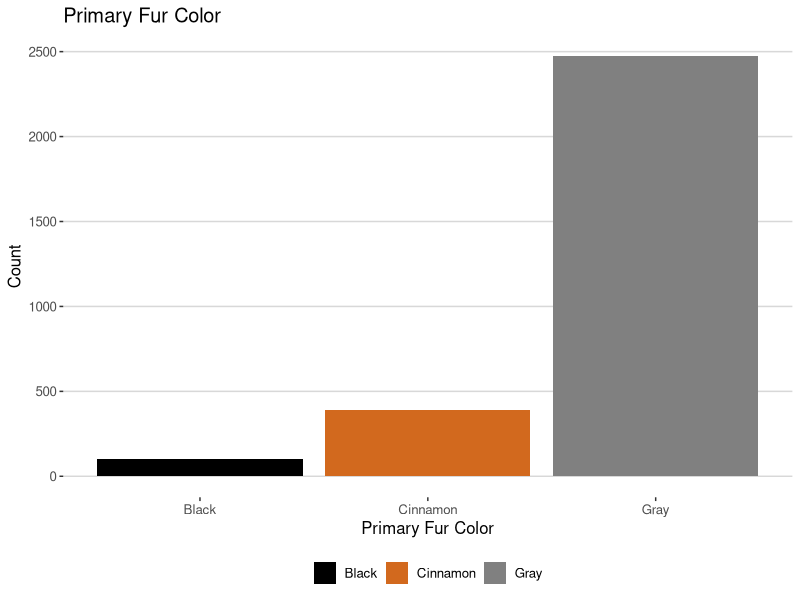
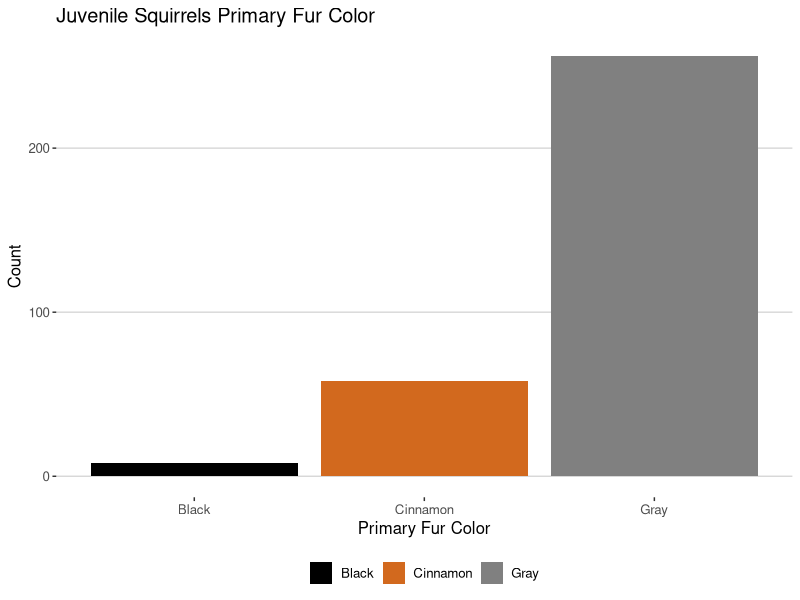
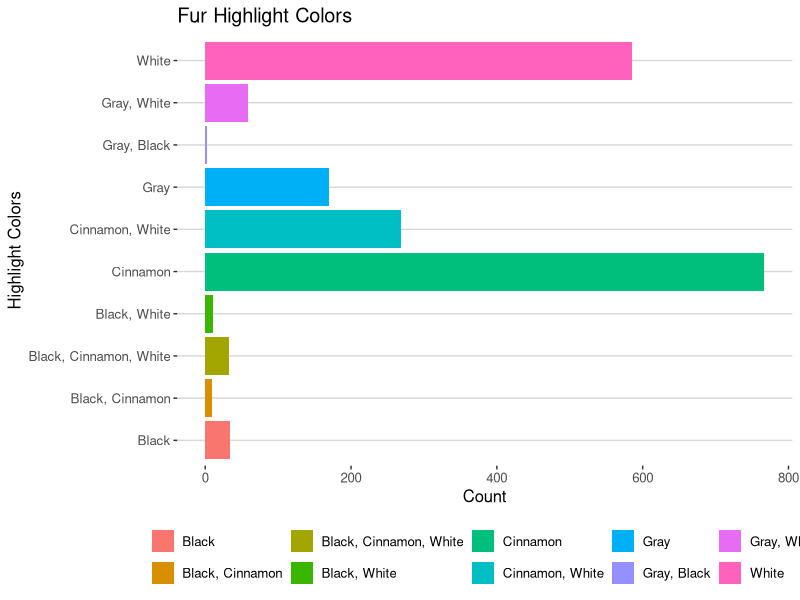
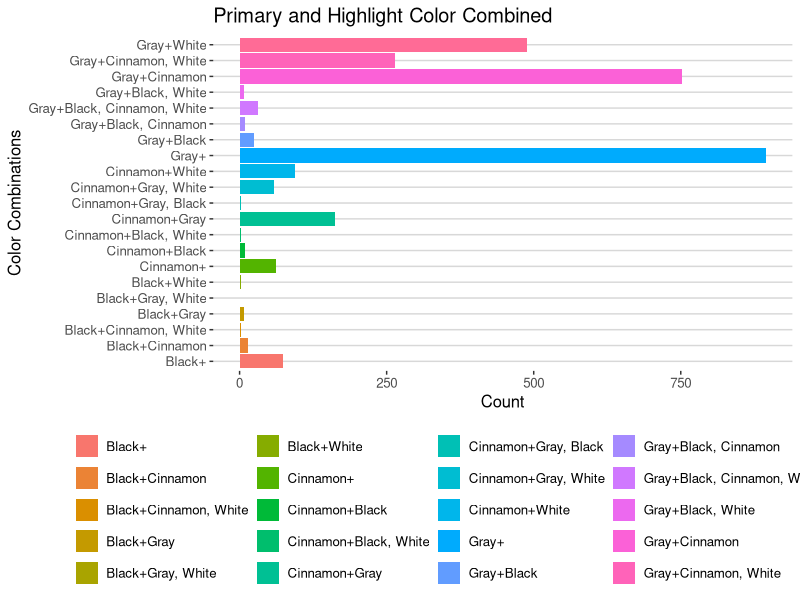
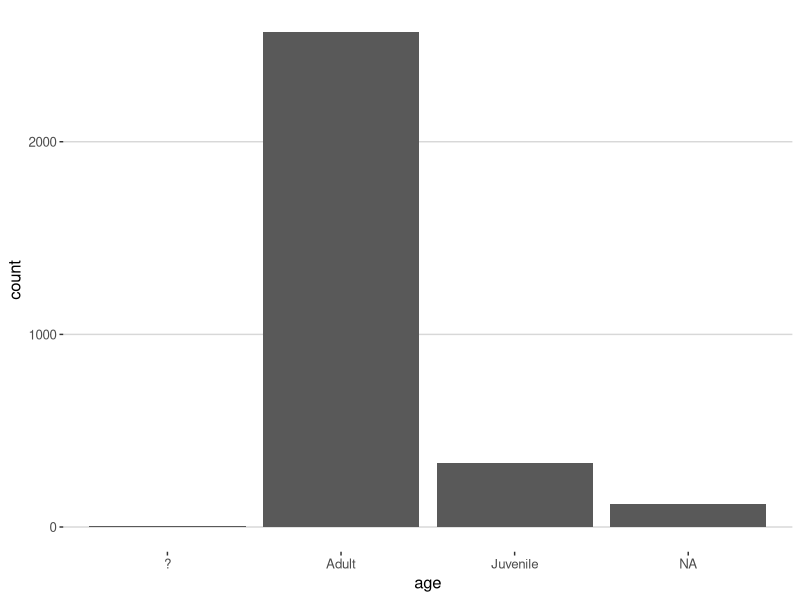

Recreate these plots in R, in order. (Note: this script raises an error after producing the figures.)
#########################################################
# idea from:
  # https://www.springboard.com/blog/15-fun-datasets-to-analyze/

# Data Analysis
# New York City Squirrel Census
# 
# Yep, you read that right. A native New Yorker data enthusiast and
# over 300 volunteers counted and observed the squirrels living in 
# the city—all to gather an immense amount of data that can be found here. 
# 
# A skill within data analysis involves asking the right questions, 
# and this dataset can be a great tool to study and come up with questions 
# that can be answered with this squirrel census. 
# Some might include their most frequented bodega trash cans, 
# most popular coat patterns, or where they summer.

#########################################################

library(readr)
library(dplyr)
library(lubridate) # to use function month
library(ggplot2)
library(ggthemes)

##### 1) load the dataset
nyc_squirrels <- read.csv('nyc_squirrels.csv')

##### 2) check str, stats, NAs, data types...
str(nyc_squirrels)

# 'data.frame':	3023 obs. of  36 variables:
# $ long                                      : num  -74 -74 -74 -74 -74 ...
# $ lat                                       : num  40.8 40.8 40.8 40.8 40.8 ...
# $ unique_squirrel_id                        : Factor w/ 3018 levels "10A-AM-1006-01",..: 1913 1903 1298 2566 2046 1644 2678 1747 2707 1531 ...
# $ hectare                                   : Factor w/ 339 levels "01A","01B","01C",..: 292 291 14 40 306 258 52 271 56 246 ...
# $ shift                                     : Factor w/ 2 levels "AM","PM": 2 2 1 2 1 1 2 2 1 2 ...
# $ date                                      : int  CHANGE DATA TYPE
# $ hectare_squirrel_number                   : int  3 3 3 5 1 2 2 3 9 14 ...
# $ age                                       : Factor w/ 3 levels "?","Adult","Juvenile": CHECK FOR NAs, UNIFY "?" AND NAs
# $ primary_fur_color                         : Factor w/ 3 levels "Black","Cinnamon",..: NA 3 2 3 NA 3 3 3 3 3 ...
# $ highlight_fur_color                       : Factor w/ 10 levels "Black","Black, Cinnamon",..: NA 5 NA NA NA 5 NA 5 NA NA ...
# $ combination_of_primary_and_highlight_color: Factor w/ 22 levels "+","Black+","Black+Cinnamon",..: 1 20 8 15 1 20 15 20 15 15 ...
# $ color_notes                               : Factor w/ 135 levels "!!!","\"Brown\" written in as Primary",..: NA NA NA NA NA NA NA NA NA 89 ...
# $ location                                  : Factor w/ 2 levels "Above Ground",..: NA 2 1 1 1 2 2 2 2 NA ...
# $ above_ground_sighter_measurement          : Factor w/ 41 levels "0","1","10","100",..: NA 41 26 21 NA 41 41 41 41 NA ...
# $ specific_location                         : Factor w/ 304 levels "\"FIELD\"","(white oak)",..: NA NA NA NA NA NA NA NA NA NA ...
# $ running                                   : logi  FALSE TRUE FALSE FALSE FALSE FALSE ...
# $ chasing                                   : logi  FALSE FALSE FALSE FALSE FALSE FALSE ...
# $ climbing                                  : logi  FALSE FALSE TRUE TRUE FALSE FALSE ...
# $ eating                                    : logi  FALSE FALSE FALSE FALSE FALSE FALSE ...
# $ foraging                                  : logi  FALSE FALSE FALSE FALSE FALSE FALSE ...
# $ other_activities                          : Factor w/ 307 levels "#7 & #8 chased each other up diff tree",..: NA NA NA NA 286 307 NA NA NA NA ...
# $ kuks                                      : logi  FALSE FALSE FALSE FALSE TRUE FALSE ...
# $ quaas                                     : logi  FALSE FALSE FALSE FALSE FALSE FALSE ...
# $ moans                                     : logi  FALSE FALSE FALSE FALSE FALSE FALSE ...
# $ tail_flags                                : logi  FALSE FALSE FALSE FALSE FALSE FALSE ...
# $ tail_twitches                             : logi  FALSE FALSE FALSE FALSE FALSE FALSE ...
# $ approaches                                : logi  FALSE FALSE FALSE FALSE FALSE FALSE ...
# $ indifferent                               : logi  FALSE FALSE TRUE FALSE FALSE FALSE ...
# $ runs_from                                 : logi  FALSE TRUE FALSE TRUE FALSE FALSE ...
# $ other_interactions                        : Factor w/ 197 levels "(me)","acknowledged",..: NA 111 NA NA NA NA NA NA NA NA ...
# $ lat_long                                  : Factor w/ 3023 levels "POINT (-73.9497217674555 40.796517007214)",..: 293 401 2697 2554 656 350 2114 765 2728 701 ...
# $ zip_codes                                 : int  NA NA NA NA NA NA NA NA NA NA ...
# $ community_districts                       : int  19 19 19 19 19 19 19 19 19 19 ...
# $ borough_boundaries                        : int  4 4 4 4 4 4 4 4 4 4 ...
# $ city_council_districts                    : int  19 19 19 19 19 19 19 19 19 19 ...
# $ police_precincts                          : int  13 13 13 13 13 13 13 13 13 13 ...

########## This dataset contains data that could be separated in 4 subsets based on category:
########## location, features, behavior and time. I will base my analysis on these 4 categories of information. 
########## XXXXXXXXXXXXXXXXXXXXXXXXXXXXXXX

########## from str(nyc_squirrels):
########## At first sight, I find that I need to change nyc_squirrels$date's data type from integer to date

### change nyc_squirrels$date data type to character
nyc_squirrels$date <- as.character(nyc_squirrels$date)

### define function add_slash: takes the date in format: "10142018" (class Character)
### and returns it in format: "10/14/2018" (class Character) 
add_slash <- function(x){
  day <- substr(x, 3, 4)
  month <- substr(x, 1, 2)
  year <- substr(x, 5, 8)
  
  return <- paste(month, day, year, sep="/")
}
### change each date value with apply add_slash
new_date <- apply(nyc_squirrels[,6,drop=F], 1, add_slash)  # >>> nyc_squirrels[,6,drop=F] >>> here 'drop=F' prevents R from changing the dimensions of the object
nyc_squirrels$date <- new_date

### finally, change data type from 'Character' to 'Date'
nyc_squirrels$date <- as.Date(nyc_squirrels$date, "%m/%d/%Y")
# class(nyc_squirrels$date) # "Date"

########## For nyc_squirrels$age, I need to unify formats, "?" + NAs = NAs
class(nyc_squirrels$age) # factor, Levels: ? Adult Juvenile
summary(nyc_squirrels$age)
#        ?    Adult Juvenile     NA's 
#        4     2568      330      121 

### First I tried this line, it will change '?' to NA, but it doesn't change the factor's level
# nyc_squirrels[nyc_squirrels$age == "?" ] <- NA

### So, I need to change the factor level from "?" to NA
levels(nyc_squirrels$age)[levels(nyc_squirrels$age) == '?'] <- NA
summary(nyc_squirrels$age)
#    Adult Juvenile     NA's 
#     2568      330      125 


### find which columns have NA values, and count them
na_totals <- colSums(is.na(nyc_squirrels))  # I could also use: sapply(nyc_squirrels, function(x) sum(is.na(x)))
index <- na_totals != 0
cols_w_na <- na_totals[index]
cols_w_na
# age                primary_fur_color              highlight_fur_color 
# 125                               55                             1086 
# color_notes                         location above_ground_sighter_measurement 
# 2841                               64                              114 
# specific_location                 other_activities               other_interactions 
# 2547                             2586                             2783 
# zip_codes 
# 3014 

########## highlight_fur_color has many NAs but it's informative, I'll keep it.

########## I see that there are a few columns that have very little information:
########## I choose to keep the ones related to location and behavior because they may still be useful:
# nyc_squirrels$other_activities
# nyc_squirrels$other_interactions
# nyc_squirrels$specific_location

########## I drop 'color_notes' (it's not of much use) and 'zip_codes' (it has only 9 non-NA values):
# nyc_squirrels$color_notes 
# nyc_squirrels$zip_codes
nyc_squirrels <- select(nyc_squirrels, -c(color_notes, zip_codes)) # column names without ""!

########## I order to analize the squirrels behavior vs time of year, I chose to create 4 bins 
########## corresponding to the 4 seasons.
########## Using climate data for New York City from:
########## https://en.wikipedia.org/wiki/New_York_City#Climate
########## I assigned the different months to seasons using average high and average low temps as follows:
##########  1  2  3  4  5  6  7  8  9  10  11  12
##########  w  w  w  g  g  s  s  s  f  f   f   w

season <- case_when(month(nyc_squirrels$date) == 1 ~ 'Winter',
                    month(nyc_squirrels$date) == 2 ~ 'Winter',
                    month(nyc_squirrels$date) == 3 ~ 'Winter',
                    month(nyc_squirrels$date) == 4 ~ 'Spring',
                    month(nyc_squirrels$date) == 5 ~ 'Spring',
                    month(nyc_squirrels$date) == 6 ~ 'Summer',
                    month(nyc_squirrels$date) == 7 ~ 'Summer',
                    month(nyc_squirrels$date) == 8 ~ 'Summer',
                    month(nyc_squirrels$date) == 9 ~ 'Fall',
                    month(nyc_squirrels$date) == 10 ~ 'Fall',
                    month(nyc_squirrels$date) == 11 ~ 'Fall',
                    month(nyc_squirrels$date) == 12 ~ 'Winter')

nyc_squirrels$season <- season   # Now I have one more column

########## 
########## With that I would complete the data wrangling step of my analysis.
########## 

########## Now I'll start answering some questions:

# features:
#   1.# what coat + highlight is the most frequent? what species is that?
#   2.# is there a correlation between age and fur color sighted? what color are the juvenile squirrels?
#   3.# for color and location >>> is it correlated? i.e., are cinnamon squirrels more
#     # frequently seen in the park and grey squirrels in the city or viceversa or
#     # is it unrelated? >>> that would mean different behaviors would be associated
#     # with the species
#   4.# fur color vs behavior >>> heatmap
#   5.# age vs behavior >>> heatmap


########## #   1.# what coat + highlight is the most frequent? what species is that?

### First, I create a subdf called features_df:
features_df <- subset(nyc_squirrels, select=c('age', 
                                              'primary_fur_color', 
                                              'highlight_fur_color', 
                                              'combination_of_primary_and_highlight_color'))

### Then, check for missing data:
missing_feat <- is.na(features_df)
summary(missing_feat)
# age          primary_fur_color highlight_fur_color combination_of_primary_and_highlight_color
# Mode :logical   Mode :logical     Mode :logical       Mode :logical                             
# FALSE:2898      FALSE:2968        FALSE:1937          FALSE:3023                                
# TRUE :125       TRUE :55          TRUE :1086

# There are 55 NA values in "primary_fur_color", but none in "combination_of_primary_and_highlight_color"
# why is that? what color is takes as default?

prim_color_na <- which(is.na(features_df$primary_fur_color))  # indexes of NA values for primary_fur_color

default_colors <- features_df$combination_of_primary_and_highlight_color[prim_color_na]
summary(default_colors)
# There is no "default color", for the combination_of_primary_and_highlight_color column, 
# when data was not available, instead of NA there is a '+':
prim_color_na_df <- features_df %>% filter((is.na(features_df$primary_fur_color)))

# ##### the next 2 lines don't work, WHY???
# nyc_squirrels[nyc_squirrels$combination_of_primary_and_highlight_color == "+" ] <- NA
# features_df[features_df$combination_of_primary_and_highlight_color == "+" ] <- NA

########## #   BACK TO: 1.# what coat + highlight is the most frequent? what species is that?

### 2. Descriptive Statistics
summary(features_df)
# age         primary_fur_color     highlight_fur_color     combination_of_primary_and_highlight_color
# Adult   :2568   Black   : 103     Cinnamon       : 767     Gray+               :895                  
# Juvenile: 330   Cinnamon: 392     White          : 585     Gray+Cinnamon       :752                  
# NA's    : 125   Gray    :2473     Cinnamon, White: 268     Gray+White          :489                  
#                 NA's    :  55     Gray           : 170     Gray+Cinnamon, White:265                  
#                                   Gray, White    :  59     Cinnamon+Gray       :162                  
#                                   (Other)        :  88     Cinnamon+White      : 94                  
#                                   NA's           :1086     (Other)             :366 

# Gray is the most frequent fur color. To see this more clearly, let's make a plot:

##### drop NA values from features_df$primary_fur_color:
features_df_fur <- features_df %>% filter(!is.na(primary_fur_color))
### plot primary_fur_color frequencies
p <- ggplot(data=features_df_fur, aes(x=primary_fur_color, fill=primary_fur_color)) + 
  geom_bar() + 
  scale_fill_manual(values=c("#000000", "#D2691E", "#808080")) + 
  labs(x="Primary Fur Color", y="Count") +
  ggtitle("Primary Fur Color") +
  theme(legend.title = element_blank()) +
  theme(legend.position="none") +  # is this line working? I don't think so...
  theme_hc()

p

# black=#000000
# cinnamon=#D2691E
# gray=#808080

# from:
# https://www.nycgovparks.org/programs/rangers/wildlife-management/squirrels
# The majority of squirrels in New York City are eastern grey squirrels.
# Even the darker grey or black or brown-rusty colored squirrels are all eastern grey squirrels! 
# Squirrels are mostly active during the daytime.

########## 2
#   2.# what color are the juvenile squirrels? is there a correlation between age and fur color sighted? 

# extract data for young squirrels
young <- features_df %>% filter(age == 'Juvenile')
# drop NAs
young <- young %>% filter(!is.na(primary_fur_color))
### plot primary_fur_color frequencies
p <- ggplot(data=young, aes(x=primary_fur_color, fill=primary_fur_color)) + 
  geom_bar() + 
  scale_fill_manual(values=c("#000000", "#D2691E", "#808080")) + 
  labs(x="Primary Fur Color", y="Count") +
  ggtitle("Juvenile Squirrels Primary Fur Color") +
  theme(legend.title = element_blank()) +
  theme(legend.position="none") +  # is this line working? I don't think so...
  theme_hc()

p
summary(features_df_fur$primary_fur_color)
# Black Cinnamon     Gray 
# 103      392     2473 

summary(young$primary_fur_color)
# Black Cinnamon     Gray 
# 8       58      256 

# 8/322
# 58/322
# 256/322
# 
# 103/2968
# 398/2968
# 2473/2968

# The color frequencies for young squirrels is very similar to the overall group
# plot adults? should I include this or should I remove #2 completely? it doesn't add anything...

########## let's have a look at the highlights:
### remove NAs
features_df_fur_h <- features_df %>% filter(!is.na(highlight_fur_color))

p <- ggplot(data=features_df_fur_h, aes(x=highlight_fur_color, fill=highlight_fur_color)) + 
  geom_bar() + 
  labs(x="Highlight Colors", y="Count") +
  ggtitle("Fur Highlight Colors") +
  theme(legend.title = element_blank()) +
  coord_flip() +
  theme_hc()

p
# OK! Now I have an interesting plot! But I need to rename a few things, otherwise all labels
# in it will look too confusing >>> NEEDS MORE WORK!


########## and what about the combinations? let's take a look:
p <- ggplot(data=features_df_fur, aes(x=combination_of_primary_and_highlight_color,
                                      fill=combination_of_primary_and_highlight_color)) + 
  geom_bar() + 
  labs(x="Color Combinations", y="Count") +
  ggtitle("Primary and Highlight Color Combined") +
  theme(legend.title = element_blank()) +
  theme(legend.position="none") +  # is this line working? I don't think so...
  coord_flip() +
  theme_hc()

p
# OK! Now I have an interesting plot! But I need to rename a few things, otherwise all labels
# in it will look too confusing >>> NEEDS MORE WORK!

###### for the colors "Black+Gray, White" there's no bar in the plot
###### I want to see how many have those colors (or if there's a mistake)
which(features_df$combination_of_primary_and_highlight_color == 'Black+Gray, White')
# out: 1345  >>> index of the row I'm looking for, there's only 1!

features_df[1345,]   # no issues here, it's just 1 squirrel
#         age      primary_fur_color    highlight_fur_color   combination_of_primary_and_highlight_color
# 1345 Juvenile             Black         Gray, White           Black+Gray, White
                        
which(features_df$combination_of_primary_and_highlight_color == 'Cinnamon+Black, White')
# out: 1198 2761 2801   # only 3 squirrels in this case




### 3. age
summary(features_df$age)
# Adult Juvenile     NA's 
#     2568      330      125
# I see that 84% of sighted squirrels where adults and only 10% where juvenile

# create bar plot to show age frequencies:
p <- ggplot(data=features_df, aes(x=age)) +
  geom_bar() +
  theme_hc()

p




########## 

#   3.# for color and location >>> is it correlated? i.e., are cinnamon squirrels more
#     # frequently seen in the park and grey squirrels in the city or viceversa or
#     # is it unrelated? >>> that would mean different behaviors would be associated
#     # with the species???

# Create location_df 
location_df <- subset(nyc_squirrels, select=c('long', 'lat', 'lat_long',
                                              'hectare', 'location', 
                                              'above_ground_sighter_measurement', 
                                              'community_districts', 
                                              'borough_boundaries', 
                                              'city_council_districts', 
                                              'police_precincts'))

names(location_df)
# "long"  "lat"   "lat_long"                         

# "hectare"
# ID tag, which is derived from the hectare grid used to divide
# and count the park area. One axis that runs predominantly north-to-south is numerical
# (1-42), and the axis that runs predominantly east-to-west is roman characters (A-I).

# "location"
# Value is either "Ground Plane" or "Above Ground." Sighters were instructed to
# indicate the location of where the squirrel was when first sighted.

# "above_ground_sighter_measurement"
# For squirrel sightings on the ground plane, 
# fields were populated with a value of “FALSE.”

# "community_districts"              "borough_boundaries"              
# "city_council_districts"           "police_precincts" 

summary(location_df$hectare) # this is pointless! XD
# 14D     32E     14E     01B     07H     13D     13E     03D     04C     33E     02C 
# 32      30      28      27      26      25      24      22      22      22      21 
# 03B     03F     08I     10G     12F     30B     36I     38C     05C     07F     16E 
# 21      21      21      21      21      21      21      21      20      20      20 
# 35A     09B     16D     32C     04D     08B     15G     33B     02B     02F     03E 
# 20      19      19      19      18      18      18      18      17      17      17 
# 15F     20F     38E     40B     01D     05E     07G     09A     09I     22C     41B 
# 17      17      17      17      16      16      16      16      16      16      16 
# 02A     06A     07B     08H     09H     10F     14F     15E     22F     32D     32F 
# 15      15      15      15      15      15      15      15      15      15      15 
# 37G     40C     12E     15D     17E     32A     33I     35C     37E     40D     03H 
# 15      15      14      14      14      14      14      14      14      14      13 
# 03I     11B     11D     11H     15I     17F     20B     01C     02E     04E     05F 
# 13      13      13      13      13      13      13      12      12      12      12 
# 06C     08D     09F     12G     14H     18I     21B     21D     22B     33D     36F 
# 12      12      12      12      12      12      12      12      12      12      12 
# 38F     01A     03A     04A     04B     05D     07E     11E     14B     18C     21F 
# 12      11      11      11      11      11      11      11      11      11      11 
# (Other) 
# 1423 

class(location_df$hectare) # "factor"
hectare <- as.character(location_df$hectare) # 
summary(hectare) # useless

hect <- location_df %>% arrange(hectare) %>% sum()

str(location_df$hectare)
# Factor w/ 339 levels "01A","01B","01C",..: 292 291 14 40 306 258 52 271 56 246 ...

levels(location_df$hectare)
summary_hect <- summary(location_df$hectare)

hist(summary_hect)   



########## I'm here!
# I'm trying to find how many of each hectare squares, == where are the squirrels more
# frequently seen?








### check this out:
# https://www.jessesadler.com/post/geocoding-with-r/






















behavior_df <- subset(nyc_squirrels, select=c('running', 'chasing', 'climbing',
                                              'eating', 'foraging', 
                                              'kuks', 'quaas', 'moans', 
                                              'tail_flags', 'tail_twitches', 
                                              'approaches', 'indifferent', 
                                              'runs_from'))
##### I dropped 2 columns, 'other_activities' and 'other_interactions',
##### they are not of much use, mostly NA values.


time_df <- subset(nyc_squirrels, select=c('shift', 'date'))
summary(time_df)  #  AM:1347 - PM:1676





  







# plot:
#   bar plot:
#     coat colors (bar=color)
#     most frequent sightings
#     different behaviors <<<<<<<<<< I'm HERE
#   histogram:
#     age
#   heatmap:
#     behavior (avoid/approach) vs age

# features:
#   # what coat + highlight is the most frequent? what species is that?
#   # is there a correlation between age and fur color sighted?
#   # for color and location >>> is it correlated? i.e., are cinnamon squirrels more
#   # frequently seen in the park and grey squirrels in the city or viceversa or
#   # is it unrelated? >>> that would mean different behaviors would be associated
#   # with the species
#   # fur color vs behavior >>> heatmap
#   # age vs behavior >>> heatmap


# time:
#   # change date format
#   # binning >>> spring, summer, fall, winter
#   # am/pm + 4 seasons >>>
#   # at what time where the squirrels more frequently sighted? did it depend on the season?


# location:
#   # where were the squirrels most frequently sighted?:
#     # park/city - am most frequent location/pm most frequent location
#     # does it depend on the season? on the time of day?
#     # what behaviors are associated with the different locations?:
#       # kuks + etc vs location
#       # approach/avoid humans vs location
#       # above ground vs location





# behavior:
#   # which behaviors were recorded? which ones were more frequent? when? (am/pm - month)
#   # behavior vs city/park
#   # where do the squirrels eat? can I find that in this dataset?
  
  
  
  
  









################ themes...
# theme_fivethirtyeight() # >>> this theme changes the x and y labels, and takes the column name for the x label
# theme_economist() # >>> this theme places the legend above, doesn't look good either
# theme_tufte() # >>> maybe?... Times New Roman fonts...
# theme_stata() # this one gives too much importance to the label...
# theme_hc() # this one is a keeper! :) BUT I need to change the legend's name...

# https://www.datanovia.com/en/blog/ggplot-themes-gallery/


# theme_tufte(): a minimalist theme
# theme_economist(): theme based on the plots in the economist magazine
# theme_stata(): theme based on stata graph schemes.
# theme_hc(): theme based on Highcharts JS
